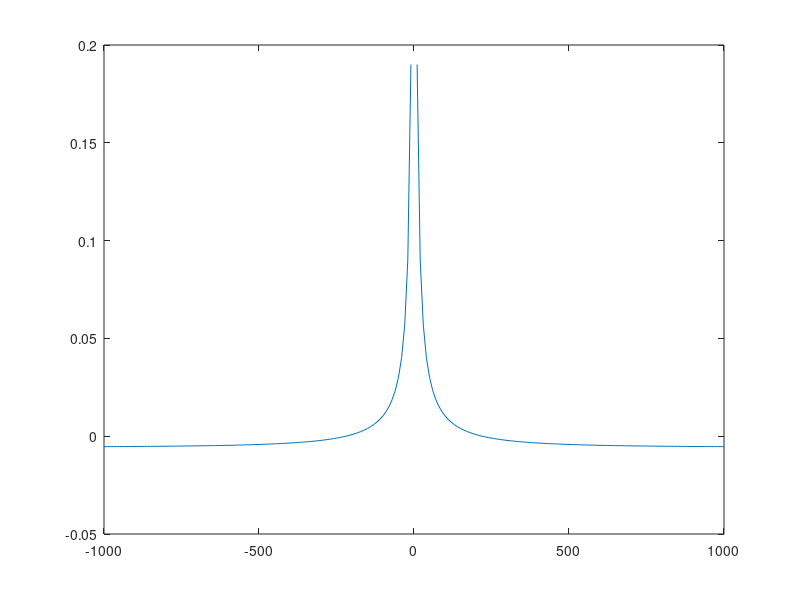

This figure's MATLAB source:
% ME 261 Homework 17
% Marco Gomez

clc
clear

Z = 100;
R = 225;
C = .6*10^(-6);
L = .5;
g = @(x) ((1/(R.^2))+(x*C-(1./(x*L))).^2).^(1./2)-(1./Z);
x = [-1000:10:1000];
y =g(x)
plot(x,g(x))
guess = 1;
guess2 = 1000;
roots = [0 0];
roots(1) = fzero(g,guess);
roots(2) = fzero(g,guess2);
fprintf('\nThe angular frequency with initial guess %2d',guess)
fprintf(' is: %.5f\n', roots(1))
fprintf('\nThe angular frequency with initial guess %2d',guess2)
fprintf(' is: %.5f\n', roots(2))